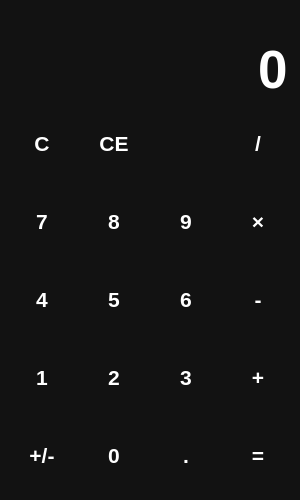
<?xml version="1.0" encoding="UTF-8"?>
<ui version="4.0">
 <class>MainWindow</class>
 <widget class="QMainWindow" name="MainWindow">
  <property name="geometry">
   <rect>
    <x>0</x>
    <y>0</y>
    <width>300</width>
    <height>500</height>
   </rect>
  </property>
  <property name="minimumSize">
   <size>
    <width>300</width>
    <height>500</height>
   </size>
  </property>
  <property name="windowTitle">
   <string>gui_calc</string>
  </property>
  <property name="windowIcon">
   <iconset resource="files.qrc">
    <normaloff>:/icons/icons/calculator.png</normaloff>:/icons/icons/calculator.png</iconset>
  </property>
  <property name="styleSheet">
   <string notr="true">QWidget {
    color: white;
    background-color: #121212;
    font-family: Arial, Helvetica, sans-serif;
    font-size: 16pt;
    font-weight: 600;
}

QPushButton {
    background-color: transparent;
    border: none
}

QPushButton:hover {
    background-color: #666
}

QPushButton:pressed {
    background-color: #888
}</string>
  </property>
  <widget class="QWidget" name="centralwidget">
   <layout class="QVBoxLayout" name="verticalLayout">
    <item>
     <widget class="QLabel" name="lbl_temp">
      <property name="sizePolicy">
       <sizepolicy hsizetype="Preferred" vsizetype="Maximum">
        <horstretch>0</horstretch>
        <verstretch>0</verstretch>
       </sizepolicy>
      </property>
      <property name="styleSheet">
       <string notr="true">color: #888
</string>
      </property>
      <property name="text">
       <string/>
      </property>
      <property name="alignment">
       <set>Qt::AlignRight|Qt::AlignTrailing|Qt::AlignVCenter</set>
      </property>
     </widget>
    </item>
    <item>
     <widget class="QLineEdit" name="le_entry">
      <property name="sizePolicy">
       <sizepolicy hsizetype="Expanding" vsizetype="Maximum">
        <horstretch>0</horstretch>
        <verstretch>0</verstretch>
       </sizepolicy>
      </property>
      <property name="styleSheet">
       <string notr="true">font-size: 40pt;
border: none;</string>
      </property>
      <property name="text">
       <string>0</string>
      </property>
      <property name="maxLength">
       <number>16</number>
      </property>
      <property name="alignment">
       <set>Qt::AlignRight|Qt::AlignTrailing|Qt::AlignVCenter</set>
      </property>
      <property name="readOnly">
       <bool>true</bool>
      </property>
     </widget>
    </item>
    <item>
     <layout class="QGridLayout" name="layout_buttons">
      <item row="0" column="0">
       <widget class="QPushButton" name="btn_clear">
        <property name="sizePolicy">
         <sizepolicy hsizetype="Minimum" vsizetype="Expanding">
          <horstretch>0</horstretch>
          <verstretch>0</verstretch>
         </sizepolicy>
        </property>
        <property name="cursor">
         <cursorShape>PointingHandCursor</cursorShape>
        </property>
        <property name="text">
         <string>C</string>
        </property>
       </widget>
      </item>
      <item row="1" column="2">
       <widget class="QPushButton" name="btn_9">
        <property name="sizePolicy">
         <sizepolicy hsizetype="Minimum" vsizetype="Expanding">
          <horstretch>0</horstretch>
          <verstretch>0</verstretch>
         </sizepolicy>
        </property>
        <property name="cursor">
         <cursorShape>PointingHandCursor</cursorShape>
        </property>
        <property name="text">
         <string>9</string>
        </property>
        <property name="shortcut">
         <string>9</string>
        </property>
       </widget>
      </item>
      <item row="3" column="0">
       <widget class="QPushButton" name="btn_1">
        <property name="sizePolicy">
         <sizepolicy hsizetype="Minimum" vsizetype="Expanding">
          <horstretch>0</horstretch>
          <verstretch>0</verstretch>
         </sizepolicy>
        </property>
        <property name="cursor">
         <cursorShape>PointingHandCursor</cursorShape>
        </property>
        <property name="text">
         <string>1</string>
        </property>
        <property name="shortcut">
         <string>1</string>
        </property>
       </widget>
      </item>
      <item row="1" column="0">
       <widget class="QPushButton" name="btn_7">
        <property name="sizePolicy">
         <sizepolicy hsizetype="Minimum" vsizetype="Expanding">
          <horstretch>0</horstretch>
          <verstretch>0</verstretch>
         </sizepolicy>
        </property>
        <property name="cursor">
         <cursorShape>PointingHandCursor</cursorShape>
        </property>
        <property name="text">
         <string>7</string>
        </property>
        <property name="shortcut">
         <string>7</string>
        </property>
       </widget>
      </item>
      <item row="2" column="0">
       <widget class="QPushButton" name="btn_4">
        <property name="sizePolicy">
         <sizepolicy hsizetype="Minimum" vsizetype="Expanding">
          <horstretch>0</horstretch>
          <verstretch>0</verstretch>
         </sizepolicy>
        </property>
        <property name="cursor">
         <cursorShape>PointingHandCursor</cursorShape>
        </property>
        <property name="text">
         <string>4</string>
        </property>
        <property name="shortcut">
         <string>4</string>
        </property>
       </widget>
      </item>
      <item row="1" column="1">
       <widget class="QPushButton" name="btn_8">
        <property name="sizePolicy">
         <sizepolicy hsizetype="Minimum" vsizetype="Expanding">
          <horstretch>0</horstretch>
          <verstretch>0</verstretch>
         </sizepolicy>
        </property>
        <property name="cursor">
         <cursorShape>PointingHandCursor</cursorShape>
        </property>
        <property name="text">
         <string>8</string>
        </property>
        <property name="shortcut">
         <string>8</string>
        </property>
       </widget>
      </item>
      <item row="4" column="0">
       <widget class="QPushButton" name="btn_neg">
        <property name="sizePolicy">
         <sizepolicy hsizetype="Minimum" vsizetype="Expanding">
          <horstretch>0</horstretch>
          <verstretch>0</verstretch>
         </sizepolicy>
        </property>
        <property name="cursor">
         <cursorShape>PointingHandCursor</cursorShape>
        </property>
        <property name="text">
         <string>+/-</string>
        </property>
       </widget>
      </item>
      <item row="1" column="3">
       <widget class="QPushButton" name="btn_mul">
        <property name="sizePolicy">
         <sizepolicy hsizetype="Minimum" vsizetype="Expanding">
          <horstretch>0</horstretch>
          <verstretch>0</verstretch>
         </sizepolicy>
        </property>
        <property name="cursor">
         <cursorShape>PointingHandCursor</cursorShape>
        </property>
        <property name="text">
         <string>×</string>
        </property>
        <property name="shortcut">
         <string>*</string>
        </property>
       </widget>
      </item>
      <item row="0" column="1">
       <widget class="QPushButton" name="btn_ce">
        <property name="sizePolicy">
         <sizepolicy hsizetype="Minimum" vsizetype="Expanding">
          <horstretch>0</horstretch>
          <verstretch>0</verstretch>
         </sizepolicy>
        </property>
        <property name="cursor">
         <cursorShape>PointingHandCursor</cursorShape>
        </property>
        <property name="text">
         <string>CE</string>
        </property>
        <property name="shortcut">
         <string>Ctrl+Backspace</string>
        </property>
       </widget>
      </item>
      <item row="0" column="2">
       <widget class="QPushButton" name="btn_backspace">
        <property name="sizePolicy">
         <sizepolicy hsizetype="Minimum" vsizetype="Expanding">
          <horstretch>0</horstretch>
          <verstretch>0</verstretch>
         </sizepolicy>
        </property>
        <property name="cursor">
         <cursorShape>PointingHandCursor</cursorShape>
        </property>
        <property name="text">
         <string/>
        </property>
        <property name="icon">
         <iconset resource="files.qrc">
          <normaloff>:/icons/icons/backspace.png</normaloff>:/icons/icons/backspace.png</iconset>
        </property>
        <property name="iconSize">
         <size>
          <width>24</width>
          <height>24</height>
         </size>
        </property>
        <property name="shortcut">
         <string>Backspace</string>
        </property>
       </widget>
      </item>
      <item row="0" column="3">
       <widget class="QPushButton" name="btn_div">
        <property name="sizePolicy">
         <sizepolicy hsizetype="Minimum" vsizetype="Expanding">
          <horstretch>0</horstretch>
          <verstretch>0</verstretch>
         </sizepolicy>
        </property>
        <property name="cursor">
         <cursorShape>PointingHandCursor</cursorShape>
        </property>
        <property name="text">
         <string>/</string>
        </property>
        <property name="shortcut">
         <string>/</string>
        </property>
       </widget>
      </item>
      <item row="2" column="1">
       <widget class="QPushButton" name="btn_5">
        <property name="sizePolicy">
         <sizepolicy hsizetype="Minimum" vsizetype="Expanding">
          <horstretch>0</horstretch>
          <verstretch>0</verstretch>
         </sizepolicy>
        </property>
        <property name="cursor">
         <cursorShape>PointingHandCursor</cursorShape>
        </property>
        <property name="text">
         <string>5</string>
        </property>
        <property name="shortcut">
         <string>5</string>
        </property>
       </widget>
      </item>
      <item row="2" column="2">
       <widget class="QPushButton" name="btn_6">
        <property name="sizePolicy">
         <sizepolicy hsizetype="Minimum" vsizetype="Expanding">
          <horstretch>0</horstretch>
          <verstretch>0</verstretch>
         </sizepolicy>
        </property>
        <property name="cursor">
         <cursorShape>PointingHandCursor</cursorShape>
        </property>
        <property name="text">
         <string>6</string>
        </property>
        <property name="shortcut">
         <string>6</string>
        </property>
       </widget>
      </item>
      <item row="2" column="3">
       <widget class="QPushButton" name="btn_min">
        <property name="sizePolicy">
         <sizepolicy hsizetype="Minimum" vsizetype="Expanding">
          <horstretch>0</horstretch>
          <verstretch>0</verstretch>
         </sizepolicy>
        </property>
        <property name="cursor">
         <cursorShape>PointingHandCursor</cursorShape>
        </property>
        <property name="text">
         <string>-</string>
        </property>
        <property name="shortcut">
         <string>-</string>
        </property>
       </widget>
      </item>
      <item row="3" column="1">
       <widget class="QPushButton" name="btn_2">
        <property name="sizePolicy">
         <sizepolicy hsizetype="Minimum" vsizetype="Expanding">
          <horstretch>0</horstretch>
          <verstretch>0</verstretch>
         </sizepolicy>
        </property>
        <property name="cursor">
         <cursorShape>PointingHandCursor</cursorShape>
        </property>
        <property name="text">
         <string>2</string>
        </property>
        <property name="shortcut">
         <string>2</string>
        </property>
       </widget>
      </item>
      <item row="3" column="2">
       <widget class="QPushButton" name="btn_3">
        <property name="sizePolicy">
         <sizepolicy hsizetype="Minimum" vsizetype="Expanding">
          <horstretch>0</horstretch>
          <verstretch>0</verstretch>
         </sizepolicy>
        </property>
        <property name="cursor">
         <cursorShape>PointingHandCursor</cursorShape>
        </property>
        <property name="text">
         <string>3</string>
        </property>
        <property name="shortcut">
         <string>3</string>
        </property>
       </widget>
      </item>
      <item row="3" column="3">
       <widget class="QPushButton" name="btn_plus">
        <property name="sizePolicy">
         <sizepolicy hsizetype="Minimum" vsizetype="Expanding">
          <horstretch>0</horstretch>
          <verstretch>0</verstretch>
         </sizepolicy>
        </property>
        <property name="cursor">
         <cursorShape>PointingHandCursor</cursorShape>
        </property>
        <property name="text">
         <string>+</string>
        </property>
        <property name="shortcut">
         <string>+</string>
        </property>
       </widget>
      </item>
      <item row="4" column="1">
       <widget class="QPushButton" name="btn_0">
        <property name="sizePolicy">
         <sizepolicy hsizetype="Minimum" vsizetype="Expanding">
          <horstretch>0</horstretch>
          <verstretch>0</verstretch>
         </sizepolicy>
        </property>
        <property name="cursor">
         <cursorShape>PointingHandCursor</cursorShape>
        </property>
        <property name="text">
         <string>0</string>
        </property>
        <property name="shortcut">
         <string>0</string>
        </property>
       </widget>
      </item>
      <item row="4" column="2">
       <widget class="QPushButton" name="btn_point">
        <property name="sizePolicy">
         <sizepolicy hsizetype="Minimum" vsizetype="Expanding">
          <horstretch>0</horstretch>
          <verstretch>0</verstretch>
         </sizepolicy>
        </property>
        <property name="cursor">
         <cursorShape>PointingHandCursor</cursorShape>
        </property>
        <property name="text">
         <string>.</string>
        </property>
        <property name="shortcut">
         <string>.</string>
        </property>
       </widget>
      </item>
      <item row="4" column="3">
       <widget class="QPushButton" name="btn_equal">
        <property name="sizePolicy">
         <sizepolicy hsizetype="Minimum" vsizetype="Expanding">
          <horstretch>0</horstretch>
          <verstretch>0</verstretch>
         </sizepolicy>
        </property>
        <property name="cursor">
         <cursorShape>PointingHandCursor</cursorShape>
        </property>
        <property name="text">
         <string>=</string>
        </property>
        <property name="shortcut">
         <string>=</string>
        </property>
       </widget>
      </item>
     </layout>
    </item>
   </layout>
  </widget>
 </widget>
 <resources>
  <include location="files.qrc"/>
 </resources>
 <connections/>
</ui>
